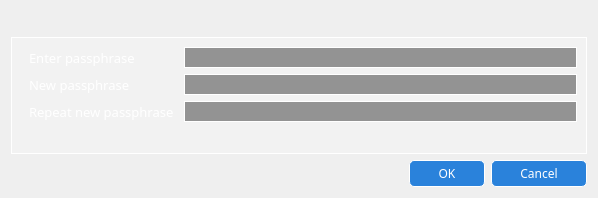
<?xml version="1.0" encoding="UTF-8"?>
<ui version="4.0">
 <class>AskPassphraseDialog</class>
 <widget class="QDialog" name="AskPassphraseDialog">
  <property name="geometry">
   <rect>
    <x>0</x>
    <y>0</y>
    <width>598</width>
    <height>198</height>
   </rect>
  </property>
  <property name="sizePolicy">
   <sizepolicy hsizetype="Fixed" vsizetype="Fixed">
    <horstretch>0</horstretch>
    <verstretch>0</verstretch>
   </sizepolicy>
  </property>
  <property name="minimumSize">
   <size>
    <width>550</width>
    <height>0</height>
   </size>
  </property>
  <property name="windowTitle">
   <string>Passphrase Dialog</string>
  </property>
  <property name="styleSheet">
   <string notr="true">background: url(:/images/changepass);color:white;font-family:impact;</string>
  </property>
  <layout class="QVBoxLayout" name="verticalLayout">
   <item>
    <widget class="QLabel" name="warningLabel">
     <property name="styleSheet">
      <string notr="true">background: none;</string>
     </property>
     <property name="textFormat">
      <enum>Qt::RichText</enum>
     </property>
     <property name="wordWrap">
      <bool>true</bool>
     </property>
    </widget>
   </item>
   <item>
    <widget class="QFrame" name="frame">
     <property name="styleSheet">
      <string notr="true">background: rgba(255,255,255,50);font-family:impact;border:1px solid white;</string>
     </property>
     <layout class="QFormLayout" name="formLayout">
      <property name="fieldGrowthPolicy">
       <enum>QFormLayout::AllNonFixedFieldsGrow</enum>
      </property>
      <item row="0" column="0">
       <widget class="QLabel" name="passLabel1">
        <property name="font">
         <font>
          <family>impact</family>
          <pointsize>10</pointsize>
         </font>
        </property>
        <property name="styleSheet">
         <string notr="true">background: none;margin-left:5px;border:none;</string>
        </property>
        <property name="text">
         <string>Enter passphrase</string>
        </property>
       </widget>
      </item>
      <item row="0" column="1">
       <widget class="QLineEdit" name="passEdit1">
        <property name="styleSheet">
         <string notr="true">background: rgba(0,0,0,100)</string>
        </property>
        <property name="echoMode">
         <enum>QLineEdit::Password</enum>
        </property>
       </widget>
      </item>
      <item row="1" column="0">
       <widget class="QLabel" name="passLabel2">
        <property name="font">
         <font>
          <family>impact</family>
          <pointsize>10</pointsize>
         </font>
        </property>
        <property name="styleSheet">
         <string notr="true">background: none;margin-left:5px;border:none;</string>
        </property>
        <property name="text">
         <string>New passphrase</string>
        </property>
       </widget>
      </item>
      <item row="1" column="1">
       <widget class="QLineEdit" name="passEdit2">
        <property name="styleSheet">
         <string notr="true">background: rgba(0,0,0,100)</string>
        </property>
        <property name="echoMode">
         <enum>QLineEdit::Password</enum>
        </property>
       </widget>
      </item>
      <item row="2" column="0">
       <widget class="QLabel" name="passLabel3">
        <property name="font">
         <font>
          <family>impact</family>
          <pointsize>10</pointsize>
         </font>
        </property>
        <property name="styleSheet">
         <string notr="true">background: none;margin-left:5px;border:none;</string>
        </property>
        <property name="text">
         <string>Repeat new passphrase</string>
        </property>
       </widget>
      </item>
      <item row="2" column="1">
       <widget class="QLineEdit" name="passEdit3">
        <property name="styleSheet">
         <string notr="true">background: rgba(0,0,0,100)</string>
        </property>
        <property name="echoMode">
         <enum>QLineEdit::Password</enum>
        </property>
       </widget>
      </item>
      <item row="3" column="1">
       <widget class="QLabel" name="capsLabel">
        <property name="font">
         <font>
          <family>impact</family>
         </font>
        </property>
        <property name="styleSheet">
         <string notr="true">background:none;border:none;</string>
        </property>
        <property name="text">
         <string/>
        </property>
        <property name="alignment">
         <set>Qt::AlignCenter</set>
        </property>
       </widget>
      </item>
     </layout>
    </widget>
   </item>
   <item>
    <widget class="QDialogButtonBox" name="buttonBox">
     <property name="font">
      <font>
       <family>impact</family>
       <pointsize>-1</pointsize>
      </font>
     </property>
     <property name="styleSheet">
      <string notr="true">background: #2a82db; color: white; border-radius: 5px; padding:4px 28px;border:1px solid white;font-size:12px</string>
     </property>
     <property name="orientation">
      <enum>Qt::Horizontal</enum>
     </property>
     <property name="standardButtons">
      <set>QDialogButtonBox::Cancel|QDialogButtonBox::Ok</set>
     </property>
     <property name="centerButtons">
      <bool>false</bool>
     </property>
    </widget>
   </item>
  </layout>
 </widget>
 <resources>
  <include location="../bitcoin.qrc"/>
 </resources>
 <connections>
  <connection>
   <sender>buttonBox</sender>
   <signal>accepted()</signal>
   <receiver>AskPassphraseDialog</receiver>
   <slot>accept()</slot>
   <hints>
    <hint type="sourcelabel">
     <x>248</x>
     <y>254</y>
    </hint>
    <hint type="destinationlabel">
     <x>157</x>
     <y>274</y>
    </hint>
   </hints>
  </connection>
  <connection>
   <sender>buttonBox</sender>
   <signal>rejected()</signal>
   <receiver>AskPassphraseDialog</receiver>
   <slot>reject()</slot>
   <hints>
    <hint type="sourcelabel">
     <x>316</x>
     <y>260</y>
    </hint>
    <hint type="destinationlabel">
     <x>286</x>
     <y>274</y>
    </hint>
   </hints>
  </connection>
 </connections>
</ui>
